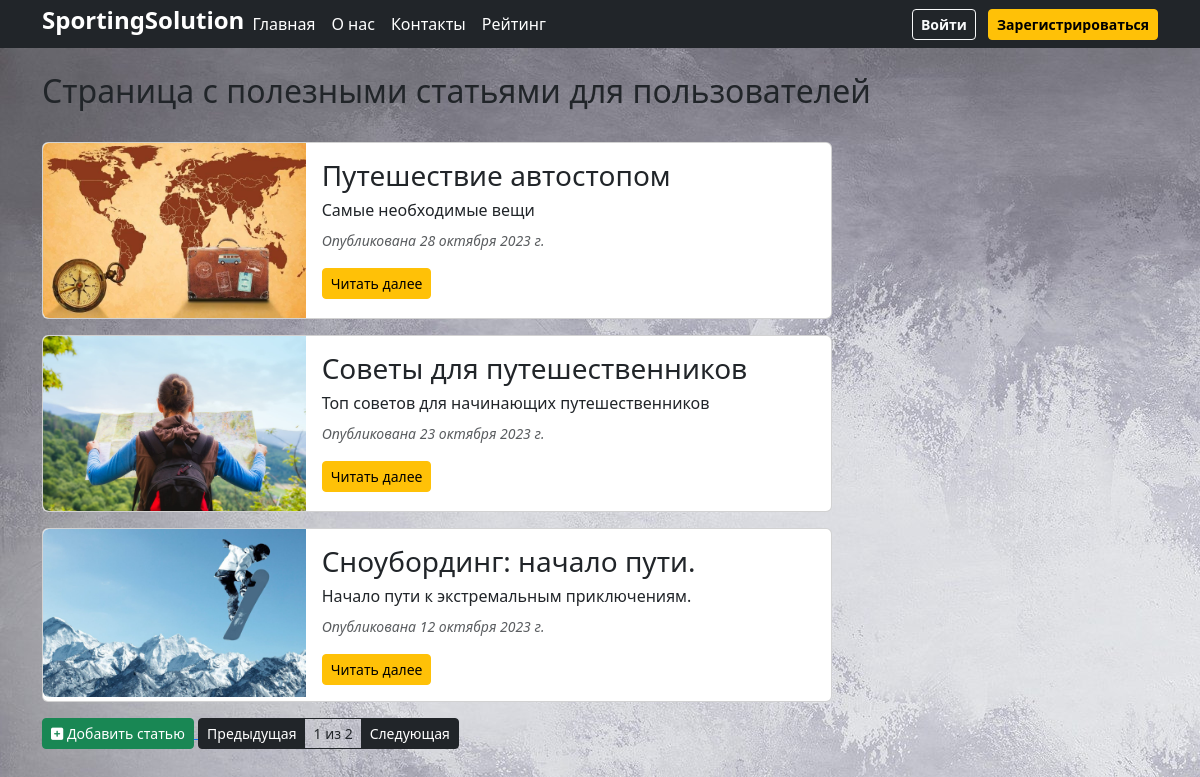
The page /articles on the database its author committed.
### dj_app/models.py (models this page shows, shortened)
class Articles(models.Model):
    title = models.CharField(
        max_length=30,
        verbose_name="Заголовок статьи"
    )
    anons = models.CharField(
        max_length=250,
        verbose_name="Анонс статьи"
    )
    summary = models.TextField(
        max_length=2000,
        verbose_name="Описание"
    )
    date = models.DateField(
        blank=True,
        null=True,
        verbose_name="Дата публикации"
    )
    image = models.ImageField(
        upload_to='articles/%Y/%m/%d',
        null=True,
        blank=True,
        verbose_name="Добавить изображение"
    )
    objects = models.Model
    def get_absolute_url(self):
        return f'/article/{self.pk}'
    class Meta:
        verbose_name = "Статью"  # Название модели в ед.числе
        verbose_name_plural = "Статьи"  # Название модели в мнж.числе
        ordering = ["-date"]  # Сортировка по полю (если с "-" то в обратном порядке)

### dj_app/views.py (the view)
# urls.py: path('articles', views.ArticlesListView.as_view(), name="articles"),  # Маршрут: Все Статьи
class ArticlesListView(ListView):
    model = Articles  # Модель читаемая для шаблона
    paginate_by = 3  # Сколько объектов будет передано в шаблон

### dj_app/context_processors.py (called while the page is built)
def baskets(request):
    user = request.user
    return {'baskets': Basket.objects.filter(user=user) if user.is_authenticated else []}

### templates/dj_app/articles_list.html (shortened to what this page needs)
{% extends 'base.html' %}
{% load static %}
{% block body %}
<div class="container">
    <br>
    <h2 align="left">Cтраница с полезными статьями для пользователей</h2>
    <br>
    {% if articles_list %}
    {% for article in articles_list %}
    <div class="card mb-3" style="max-width: 790px;">
        <div class="row g-0">
            <div class="col-md-4">
                <img src="{{ article.image.url }}" class="img-fluid rounded-start" alt="Photo">
            </div>
            <div class="col-md-8">
                <div class="card-body">
                    <h3 class="card-title">{{ article.title }}</h3>
                    <h6 class="card-text">{{ article.anons }}</h6>
                    <p class="card-text"><small class="text-body-secondary"><i>Опубликована {{ article.date }}</i></small></p>
                    <a href="{{ article.get_absolute_url }}" class="btn btn-warning btn-sm">Читать далее</a>
                </div>
            </div>
        </div>
    </div>
    {% endfor %}
    {% else %}
    <h2>Записи в БД отсутствуют</h2>
    {% endif %}
    <a href="{% url 'add_articles' %}">
        <button class="btn btn-success btn-sm"><i class="fa-solid fa-square-plus"></i> Добавить статью</button>
    </a>
    <div class="btn-group" role="group" aria-label="Second group">
        {% if page_obj.has_previous %}
        <a class="btn btn-sm btn-dark"
           href="{{ request.path }}?page={{ page_obj.previous_page_number }}">Предыдущая</a>
        {% else %}
        <a class="btn btn-sm btn-dark" href="#">Предыдущая</a>
        {% endif %}
        <a class="btn btn-sm btn-outline-dark" href="#">{{ page_obj.number }} из {{ page_obj.paginator.num_pages }}</a>
        {% if page_obj.has_next %}
        <a class="btn btn-sm btn-dark" href="{{ request.path }}?page={{ page_obj.next_page_number }}">Следующая</a>
        {% else %}
        <a class="btn btn-sm btn-dark" href="#">Следующая</a>
        {% endif %}
    </div>
</div>
<br>
{% endblock %}

### rows shown on the page
Articles: image (picture), title "Путешествие автостопом", anons "Самые необходимые вещи", date "28 октября 2023 г."
Articles: image (picture), title "Советы для путешественников", anons "Топ советов для начинающих путешественников", date "23 октября 2023 г."
Articles: image (picture), title "Сноубординг: начало пути.", anons "Начало пути к экстремальным приключениям.", date "12 октября 2023 г."

### other values the page prints
{{ page_obj.number }} "1"
{{ page_obj.paginator.num_pages }} "2"
